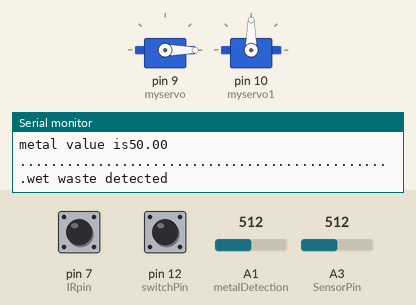
Simulated run of this sketch. Board: Arduino Uno, built with avr-gcc and run on an emulated ATmega328P. Parts: 2 × servo, the last lines printed to the serial monitor. The inputs (shaded band) are chosen by the test bench; at power-on: A1 (metalDetection) = 512, pin 7 (IRpin) HIGH, pin 12 (switchPin) HIGH, A3 (SensorPin) = 512.

Above: at 1.2 s.
1.3 s: A1 (metalDetection) set to 114
At 5.5 s:
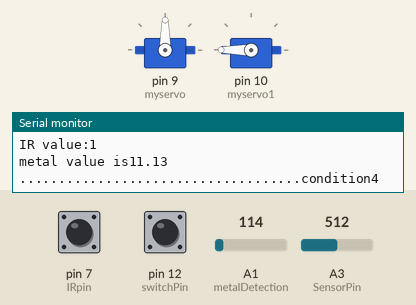
7.6 s: A1 (metalDetection) set to 95
At 8.5 s:
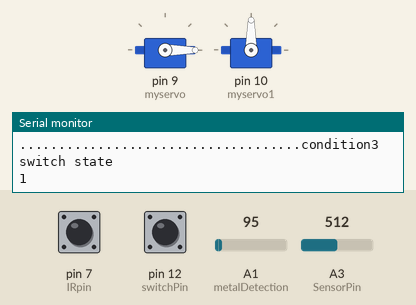
Timing chart, 0 to 10.6 s (numbered marks = the images above; inputs shaded):
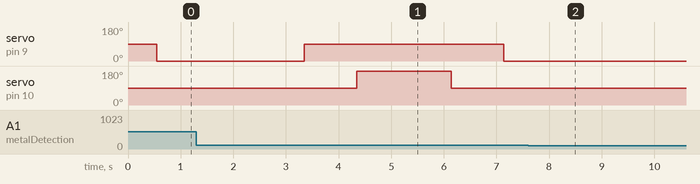

Measured:
- the behaviour switches between 103 and 102 on A1 (metalDetection) (found by bisection; images 1 and 2)
- after the input at 7.6 s, servo on pin 9 (myservo): stays 0° (without the input it goes to 90° after 1.3 s); servo on pin 10 (myservo1): stays 90° (without the input it goes to 180° after 2.3 s)

The sketch:

Automatic_Waste_Segregation.ino
```cpp
#include <Servo.h>
#define SensorPin A3
int IRpin=7;
int IRValue=1;
float sensorValue = 0;
Servo myservo;
Servo myservo1;
int servoState=0;
int servoState2=0;
int switchPin=12;
int switchValue;

//////////////METAL DETCTOR////
float metalDetected;
int monitoring;
int metalDetection=1;

void setup() {
   pinMode(switchPin,INPUT_PULLUP);
  myservo.attach(9);
  myservo1.attach(10);
  pinMode(IRpin,INPUT);
  // put your setup code here, to run once:
Serial.begin(9600);
}

void loop() {
  // put your main code here, to run repeatedly:
switchValue= digitalRead(switchPin);
Serial.println("switch state");
Serial.println(switchValue);
//delay(200);
for(int i=0; i<=100; i++)
{
  sensorValue=sensorValue + analogRead(SensorPin);
  delay(1);
  }
sensorValue=sensorValue/100.0;
Serial.println("Miost value:");
Serial.println(sensorValue);
delay(30);
Serial.print("servoState:");
delay(100);
Serial.println(servoState);
Serial.print("servoState2:");
delay(100);
Serial.println(servoState2);
delay(100);
///////IR SENSOR//////
IRValue=digitalRead(IRpin);
Serial.print("IR value:");
Serial.println(IRValue);
//if(IRValue==0){
  //Serial.println("waste detected");

  //}
  ////////////METAL DETCTOR LOOP///////
monitoring=analogRead(metalDetection);
  metalDetected= (float) monitoring*100/1024.0;
  Serial.print("metal value is");
  Serial.println(metalDetected);
  delay(100);
/////////////////////////

if(sensorValue<1000 && servoState==0 && servoState2==0 ){
  Serial.println("................................................wet waste detected");
  myservo.write(-90);
  delay(1000);
  myservo1.write(90);
  delay(1000);
  servoState=1;
  servoState2=0;
  }
  else if((metalDetected>10)  && (servoState2==0) && (servoState==0) ){
    Serial.println("............................................metal detected");
    myservo1.write(180);
    delay(1000);
    //myservo.write(-90);
    //delay(1000);
    servoState=0;
    servoState2=1;

    }
  else if((sensorValue<1000) &&  (servoState==0) && (servoState2==1)  )
  {

   myservo1.write(90);
    delay(1000);
    myservo.write(0);
    delay(1000);

    servoState=1;
    servoState2=0;
    Serial.println("....................................condition3");
    }
    else if((metalDetected>10) && (servoState2==0) && (servoState==1) )
  {
     Serial.println("....................................condition4");
   myservo.write(90);
    delay(1000);
    myservo1.write(180);
    delay(1000);

    servoState=0;
    servoState2=1;
    }
  //  else if(sensorValue<1000 && servoState==1 && servoState2==0  )
  //{
    // Serial.println(".................................condition5");
    //myservo.write(-90);
   // delay(1000);
    //myservo1.write(90);
    //delay(1000);
    //servoState=1;
    //servoState2=0;

   // }

 // else if((metalDetected>10) && (servoState2==1) && (servoState==0) )
  //{
    // Serial.println(".......................................condition6");
   // myservo1.write(0);
    //delay(500);
    //myservo1.write(180);
    //delay(500);
    // servoState=0;
    //servoState2=1;

//    }

   // else if(sensorValue>1000 && metalDetected<10 && servoState==0 && servoState2==0){
     // servoState=0;
       //servoState2=0;
       //Serial.println("............................................condition7");
      //}
    else if((sensorValue>1000) && (metalDetected<10) && (servoState==1)   && (IRValue==0) && (servoState2==0))
    {
      myservo.write(90);
      delay(1000);
      myservo1.write(90);
      delay(1000);
      servoState=0;
      servoState2=0;
      Serial.println("............................................condition8");
      }
      else if((sensorValue>1000) && (metalDetected<10) && (servoState2==1)  &&(servoState==0) && (IRValue==0)){
    //  myservo.write(0);
      //delay(1000);
      myservo1.write(90);
      delay(1000);
      servoState=0;
      servoState2=0;
      Serial.println("............................................condition9");
      }
delay(250);

}
```
